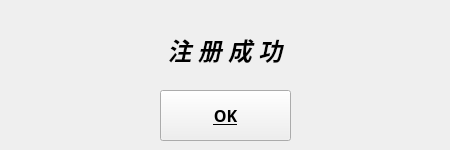
<?xml version="1.0" encoding="UTF-8"?>
<ui version="4.0">
 <class>tipForm</class>
 <widget class="QWidget" name="tipForm">
  <property name="geometry">
   <rect>
    <x>0</x>
    <y>0</y>
    <width>450</width>
    <height>150</height>
   </rect>
  </property>
  <property name="minimumSize">
   <size>
    <width>450</width>
    <height>150</height>
   </size>
  </property>
  <property name="maximumSize">
   <size>
    <width>450</width>
    <height>150</height>
   </size>
  </property>
  <property name="font">
   <font>
    <kerning>false</kerning>
   </font>
  </property>
  <property name="acceptDrops">
   <bool>false</bool>
  </property>
  <property name="windowTitle">
   <string>提示</string>
  </property>
  <widget class="QLabel" name="contentLabel">
   <property name="geometry">
    <rect>
     <x>25</x>
     <y>0</y>
     <width>400</width>
     <height>100</height>
    </rect>
   </property>
   <property name="font">
    <font>
     <family>黑体</family>
     <pointsize>18</pointsize>
     <weight>75</weight>
     <italic>true</italic>
     <bold>true</bold>
     <kerning>false</kerning>
    </font>
   </property>
   <property name="text">
    <string>注 册 成 功</string>
   </property>
   <property name="textFormat">
    <enum>Qt::PlainText</enum>
   </property>
   <property name="alignment">
    <set>Qt::AlignCenter</set>
   </property>
  </widget>
  <widget class="QPushButton" name="pushButton">
   <property name="geometry">
    <rect>
     <x>160</x>
     <y>90</y>
     <width>131</width>
     <height>51</height>
    </rect>
   </property>
   <property name="font">
    <font>
     <family>黑体</family>
     <pointsize>12</pointsize>
     <weight>75</weight>
     <bold>true</bold>
     <underline>true</underline>
    </font>
   </property>
   <property name="cursor">
    <cursorShape>PointingHandCursor</cursorShape>
   </property>
   <property name="styleSheet">
    <string notr="true">border-image: url(:/button/button.png);</string>
   </property>
   <property name="text">
    <string>OK</string>
   </property>
  </widget>
  <widget class="QLabel" name="label">
   <property name="geometry">
    <rect>
     <x>0</x>
     <y>0</y>
     <width>450</width>
     <height>150</height>
    </rect>
   </property>
   <property name="styleSheet">
    <string notr="true">image: url(:/tip/tip.png);</string>
   </property>
   <property name="text">
    <string/>
   </property>
  </widget>
  <zorder>label</zorder>
  <zorder>contentLabel</zorder>
  <zorder>pushButton</zorder>
 </widget>
 <resources>
  <include location="back.qrc"/>
 </resources>
 <connections>
  <connection>
   <sender>pushButton</sender>
   <signal>clicked()</signal>
   <receiver>tipForm</receiver>
   <slot>closeWindow()</slot>
   <hints>
    <hint type="sourcelabel">
     <x>250</x>
     <y>123</y>
    </hint>
    <hint type="destinationlabel">
     <x>155</x>
     <y>134</y>
    </hint>
   </hints>
  </connection>
 </connections>
 <slots>
  <slot>closeWindow()</slot>
 </slots>
</ui>
